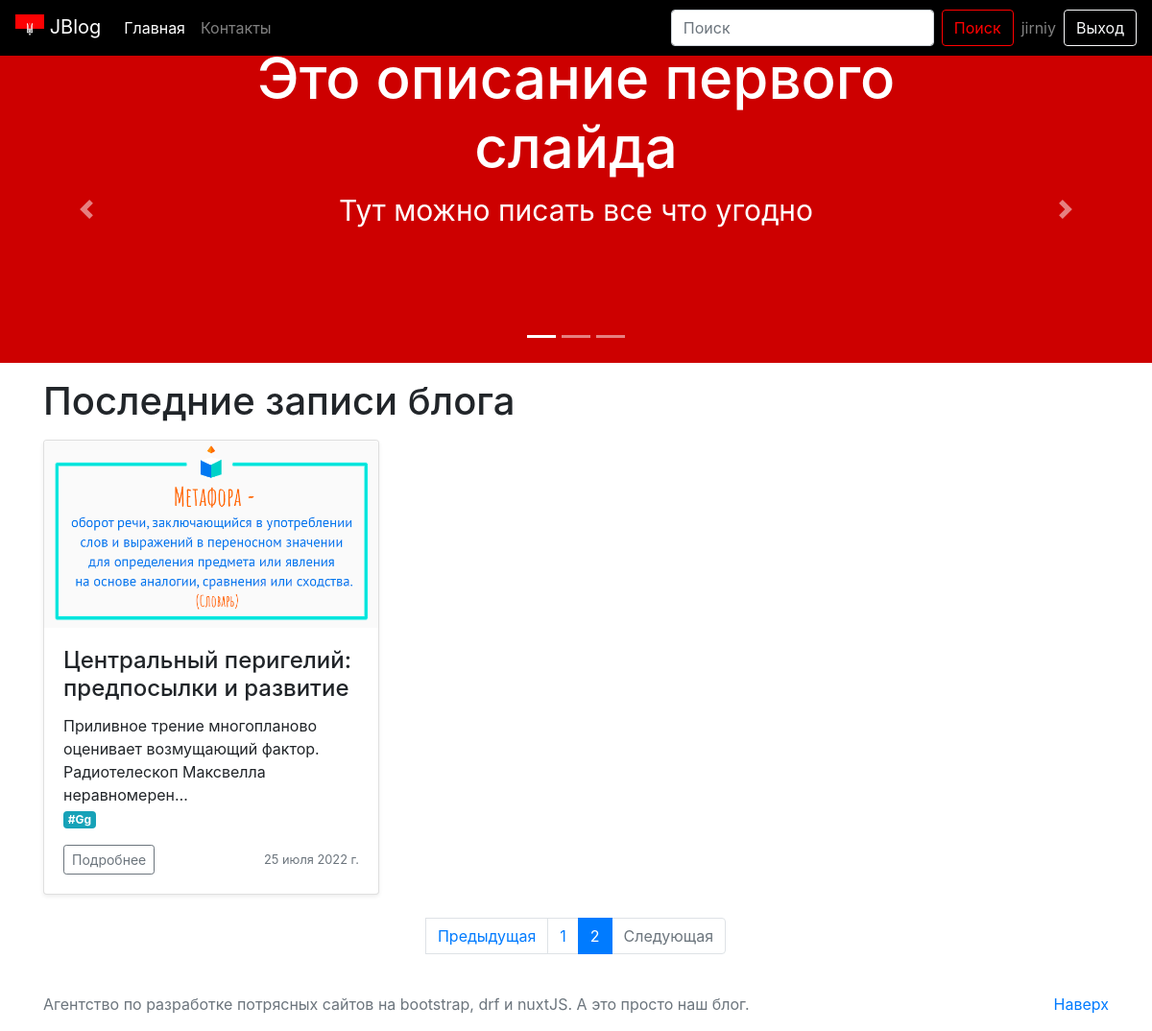
Page /?page=2 (signed in) on the committed database.
### myblog/models.py (models this page shows, shortened)
class Post(models.Model):
    h1 = models.CharField(max_length=200)
    title = models.CharField(max_length=200)
    url = models.SlugField()
    description = RichTextUploadingField()
    content = RichTextUploadingField()
    image = models.ImageField()
    created_at = models.DateField(default=timezone.now)
    author = models.ForeignKey(User, on_delete=models.CASCADE)
    tag = TaggableManager()

### myblog/views.py (the view)
# urls.py: path('', MainView.as_view(), name='index'),
class MainView(View):
    def get(self, request, *args, **kwargs):
        post = Post.objects.all()
        paginator = Paginator(post, 6)
        page_number = request.GET.get('page')
        page_obj = paginator.get_page(page_number)
        return render(request, 'myblog/home.html', context={
            'page_obj': page_obj
        })

### templates/myblog/home.html (shortened to what this page needs)
{% extends './base.html' %}
{% load static %}
{% block header %}
    {% include './blog/slider.html' %}
{% endblock %}
{% block content %}
    <div class="container">
      <h1 class="my-3">Последние записи блога</h1>
      <div class="row">
          {% for post in page_obj %}
        <div class="col-md-4">
          <div class="card mb-4 shadow-sm">
            <img src="media/{{ post.image }}" alt="" class="card-img-top">
            <div class="card-body">
              <h4 class="card-title">{{ post.h1 }}</h4>
                {{ post.description| safe| truncatechars:100 }}<br>
                {% for tag in post.tag.all %}
                    <a href="{% url 'tag' tag.slug %}" class="mr-1 badge badge-info">#{{ tag }}</a>
                {% endfor %}
              <div class="d-flex justify-content-between align-items-center">
                <div class="btn-group">
                  <a href="{% url 'post_detail' slug=post.url %}" class="btn btn-sm btn-outline-secondary">Подробнее</a>
                </div>
                <small class="text-muted">{{ post.created_at }}</small>
              </div>
            </div>
          </div>
        </div>
          {% endfor %}
      </div>
    </div>
{% endblock %}
{% block pagination %}
    {% include './blog/paginator.html' %}
{% endblock %}

### templates/myblog/blog/navbar.html (shortened to what this page needs)
<nav class="navbar navbar-expand-lg navbar-dark bg-dark sticky-top">
  <a href="#" class="navbar-brand">
        <img width="30" height="30" alt="logo">
    JBlog
    </a>
  <div class="collapse navbar-collapse" id="navbarSupportedContent">
    <ul class="navbar-nav mr-auto">
      <li class="nav-item active">
        <a href="{% url 'index' %}" class="nav-link">Главная</a>
      </li>
      <li class="nav-item ">
        <a href="{% url 'contact' %}" class="nav-link">Контакты</a>
      </li>
    </ul>
    <form action="{% url 'search_results' %}" method="get" class="form-inline my-2 my-lg-0">
      <input name="q" type="text" class="form-control mr-sm-2" placeholder="Поиск" aria-label="Поиск">
      <button class="btn btn-outline-success my-2 my-sm-0 mr-2" type="submit">Поиск</button>
    </form>
      {% if user.is_authenticated %}
        <span class="navbar-text mr-2">{{ user }}</span>
        <a href="{% url 'signout' %}" class="btn btn-outline-light">Выход</a>
      {% else %}
        <a href="{% url 'signin' %}" class="btn btn-outline-light mr-2">Вход</a>
        <a href="{% url 'signup' %}" class="btn btn-outline-light mr-2">Регистрация</a>
      {% endif %}
  </div>
</nav>

### myblog/static/css/style.css (style rules this page uses)
.bg-dark { background-color: #000000!important; }
.btn-outline-success { color: #ff0000; border-color: #ff0000; }

### rows in the picture
Post: image (picture), h1 "Центральный перигелий: предпосылки и развитие", description "Приливное трение многопланово оценивает возмущающий фактор. Pадиотелескоп Максвелла неравномерен…", created_at "25 июля 2022 г."
Tag: name "Gg"

### other values in the picture
{{ user }} "jirniy"
{{ i }} "1"
{{ i }} "2"
